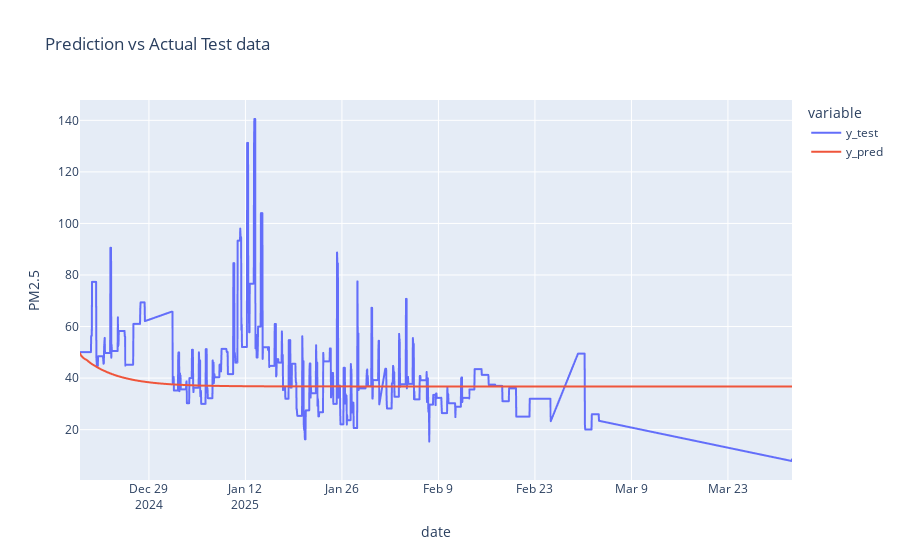

Here is the notebook cell this chart was saved with:
### Code cell
# Plot results
fig = px.line(
    data_frame= df_pred_test,
    title = "Prediction vs Actual Test data ",
    labels= {"value" : "PM2.5"}
)
fig.show()

### Figure 1 — Plotly figure (JSON) as saved in the notebook; plotly's stock layout.template omitted (floating-point values rounded to 4 significant figures; data arrays with more than 128 entries replaced by an {"elided": "..."} marker saying what was removed)
{"data": [{"hovertemplate": "variable=y_test<br>date=%{x}<br>PM2.5=%{y}<extra></extra>", "legendgroup": "y_test", "line": {"color": "#636efa", "dash": "solid"}, "marker": {"symbol": "circle"}, "mode": "lines", "name": "y_test", "showlegend": true, "type": "scattergl", "x": {"elided": "2480 str values"}, "xaxis": "x", "y": {"elided": "2480 float values"}, "yaxis": "y"}, {"hovertemplate": "variable=y_pred<br>date=%{x}<br>PM2.5=%{y}<extra></extra>", "legendgroup": "y_pred", "line": {"color": "#EF553B", "dash": "solid"}, "marker": {"symbol": "circle"}, "mode": "lines", "name": "y_pred", "showlegend": true, "type": "scattergl", "x": {"elided": "2480 str values"}, "xaxis": "x", "y": {"elided": "2480 float values"}, "yaxis": "y"}], "layout": {"legend": {"title": {"text": "variable"}, "tracegroupgap": 0}, "title": {"text": "Prediction vs Actual Test data "}, "xaxis": {"anchor": "y", "domain": [0, 1], "title": {"text": "date"}}, "yaxis": {"anchor": "x", "domain": [0, 1], "title": {"text": "PM2.5"}}}}
